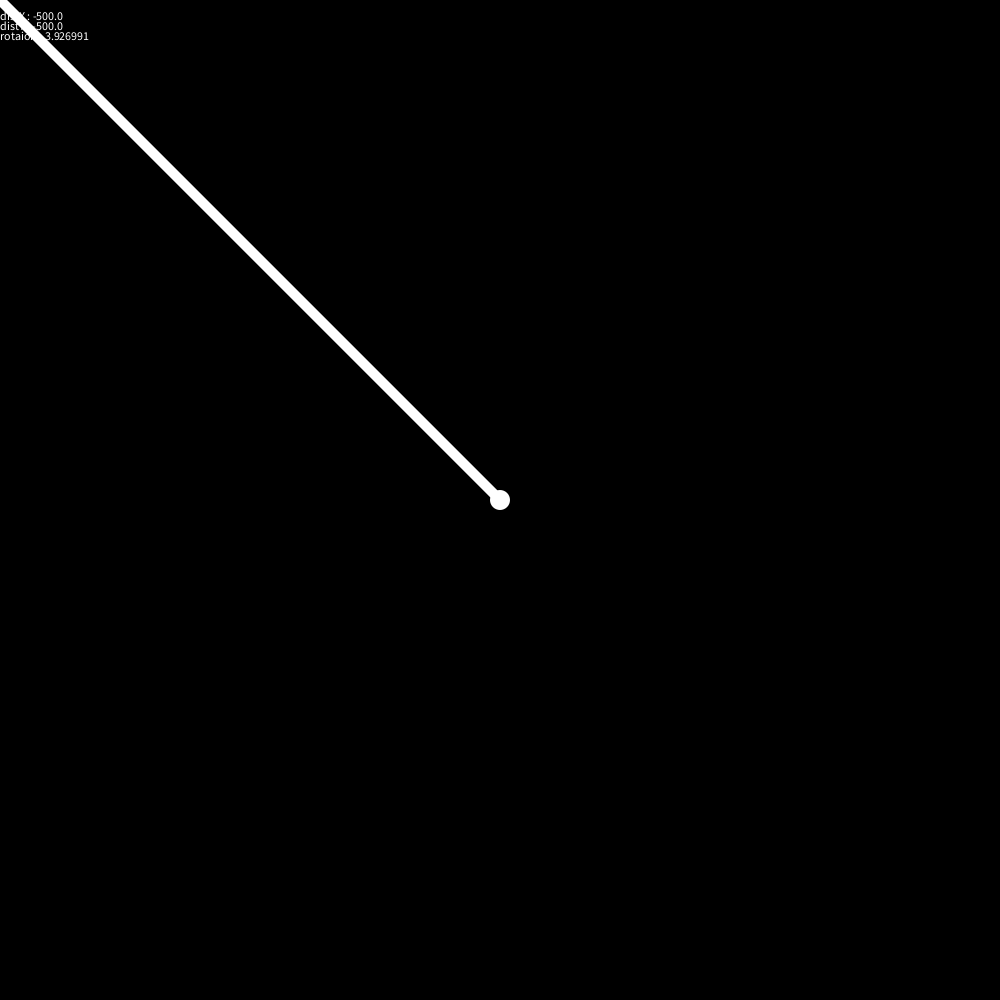
Frame 1 (no input)
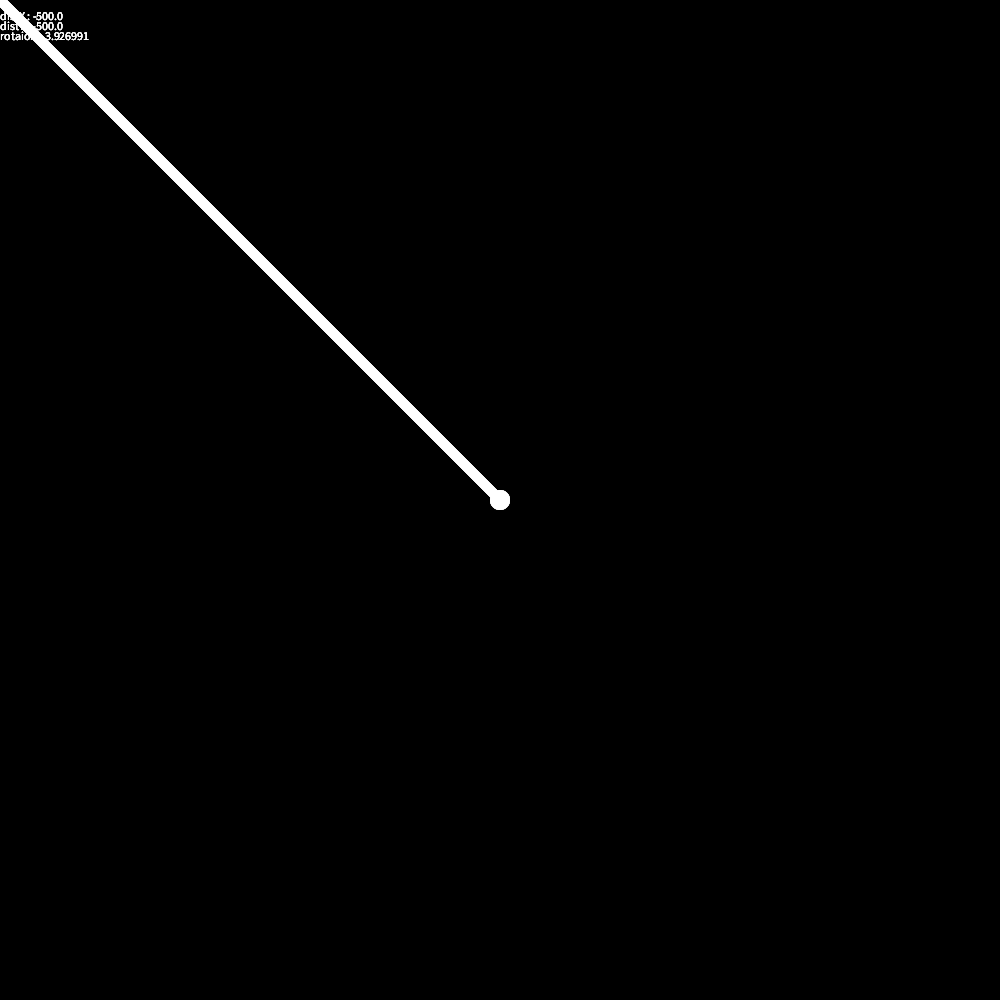
Frame 60 (the mouse pressed at the canvas centre just before this capture)
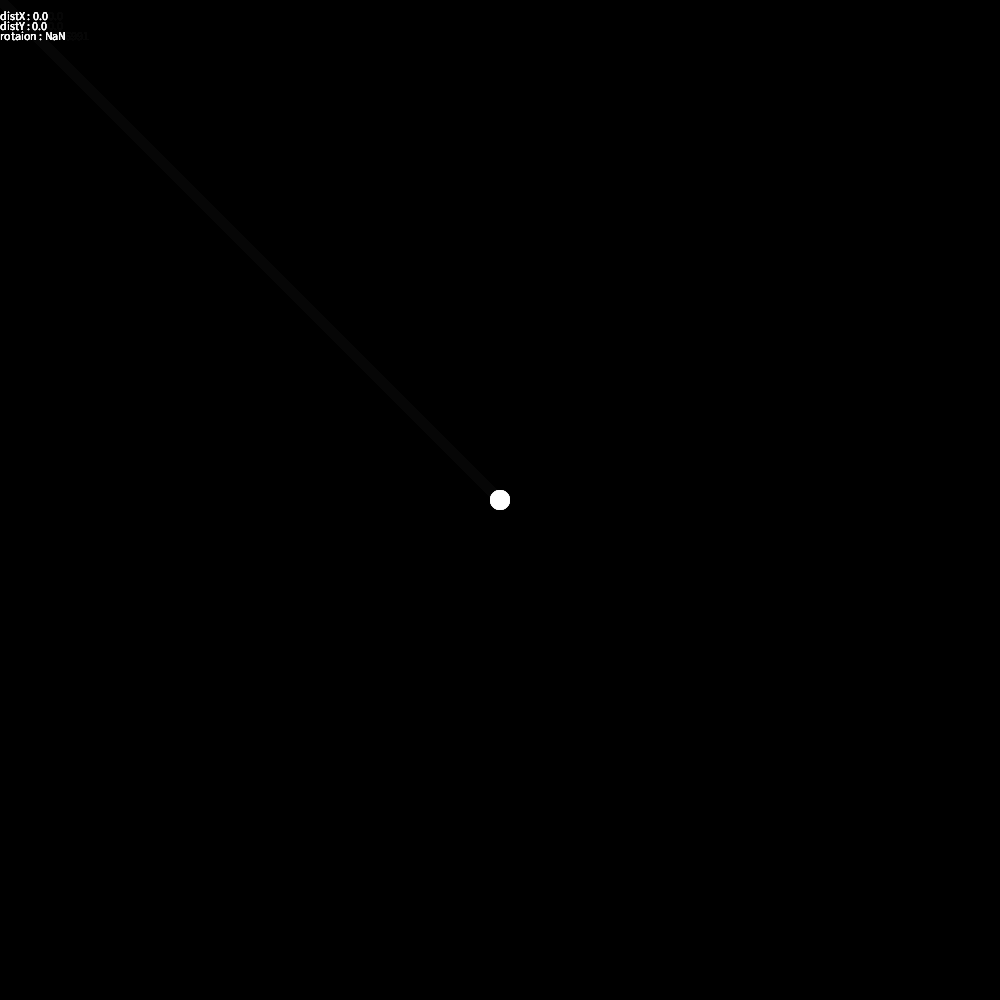
Frame 120 (the mouse held since frame 60 and released just before this capture)

The Processing sketch that drew these frames (run headless with seeded random() and noise(); from frame 60 on, the mouse is pressed at the canvas centre):

// Processing sketch: Track_Rotation_Souris
// ── Track_Rotation_Souris.pde
void setup() {
  size(1000, 1000);
  background(0);
  noStroke();
  rectMode(CENTER);
}


void draw() {
  fill(0, 0, 0, 20);
  rect(0, 0, width*2, height*2);
  float x = width/2, y = height/2;
  float distX, distY, distSouris, rotation = 0;  //Variables
  float inversion = 1;

  distX = mouseX - x;  //Récupération de la distance entre mouseX et le centre
  distY = mouseY - y;

  if (distX > 0)inversion = 0;        //Si la souris est à gauche du point alors on ajoute PI
  if (distX < 0)inversion = PI;

  rotation = atan(distY/distX)+inversion;  //Calcul de la rotation avec l'inversion

  fill(255);
  text("distX : " + distX, 0, 20);    //Affichage de tout
  text("distY : " + distY, 0, 30);
  text("rotaion : " + rotation, 0, 40);
  
  distSouris = sqrt(pow(distX, 2) + pow(distY, 2));  //Distance à la souris

  translate(width/2, height/2);
  ellipse(0, 0, 20, 20);         //Affichage du truc
  rotate(rotation);
  rect(distSouris/2, 0, distSouris, 10);
}
